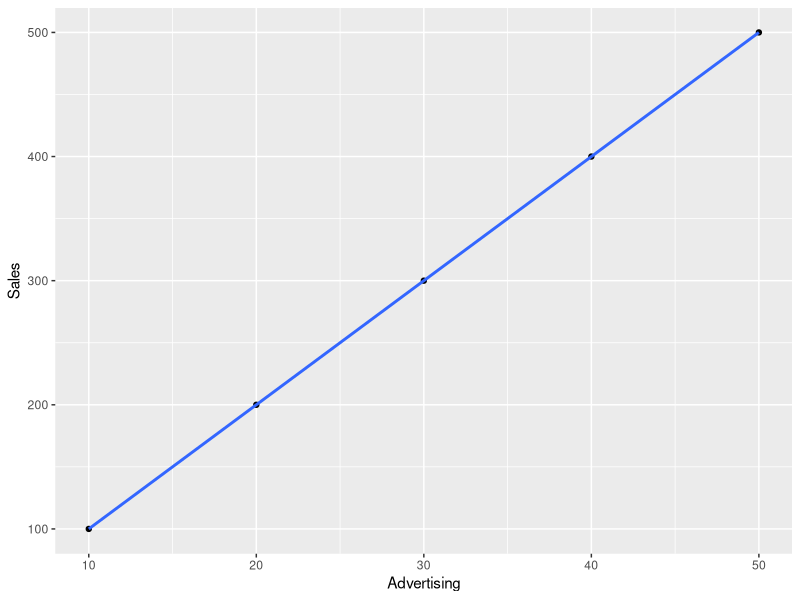
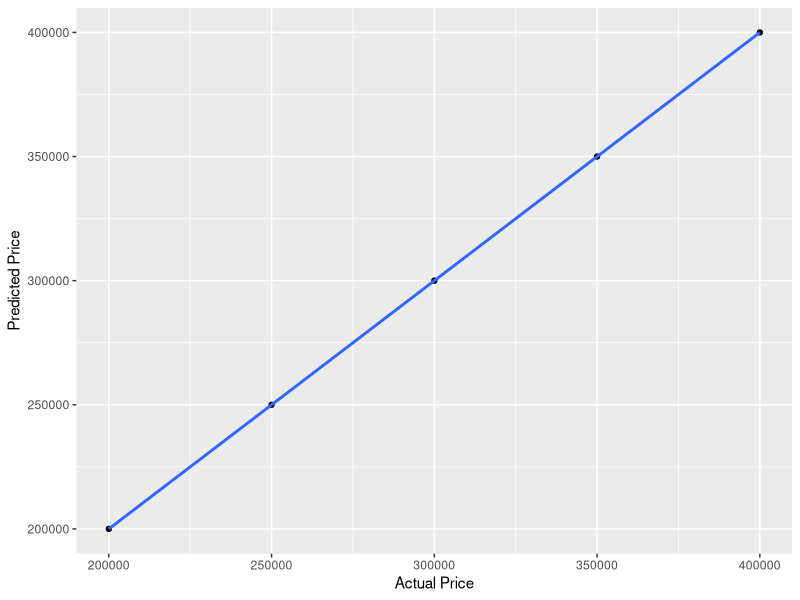
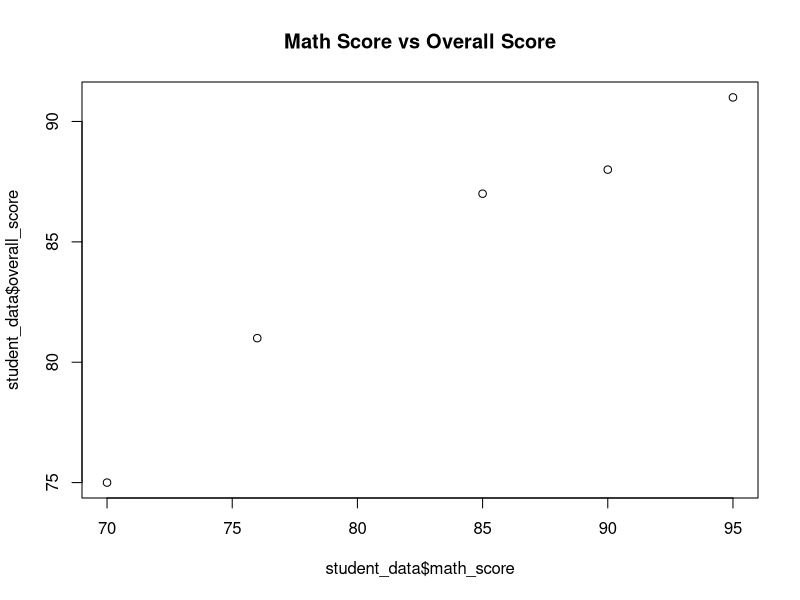

The R script that drew these images, in order:
sales_df <- data.frame(
    Sales = c(100, 200, 300, 400, 500),
    Advertising = c(10, 20, 30, 40, 50),
    Price = c(5, 7, 8, 10, 12),
    Store_Size = c(500, 600, 700, 800, 900),
    Competitor_Price = c(4, 6, 7, 9, 11)
)
model <- lm(Sales ~ Advertising + Price + Store_Size + Competitor_Price, data = sales_df)
summary(model)
library(ggplot2)

ggplot(sales_df, aes(x = Advertising, y = Sales)) +
    geom_point() +
    geom_smooth(method = "lm", se = FALSE)

house_data <- data.frame(
    size = c(1200, 1500, 1800, 2000, 2200),
    bedrooms = c(2, 3, 4, 4, 5),
    age = c(10, 5, 8, 15, 20),
    distance = c(5, 10, 15, 20, 25),
    price = c(200000, 250000, 300000, 350000, 400000)
)
model <- lm(price ~ size + bedrooms + age + distance, data = house_data)
library(ggplot2)
ggplot(house_data, aes(x = price, y = predict(model))) +
    geom_point() +
    geom_smooth(method = "lm") +
    labs(x = "Actual Price", y = "Predicted Price")
student_data <- data.frame(
    math_score = c(85, 76, 90, 95, 70),
    science_score = c(90, 82, 95, 88, 78),
    english_score = c(80, 85, 75, 90, 85),
    attendance = c(95, 90, 85, 80, 75),
    overall_score = c(87, 81, 88, 91, 75)
)
model <- lm(overall_score ~ math_score + science_score + english_score + attendance, data = student_data)
summary(model)
plot(x = student_data$math_score, y = student_data$overall_score, main = "Math Score vs Overall Score")
abline(model, col = "red")

